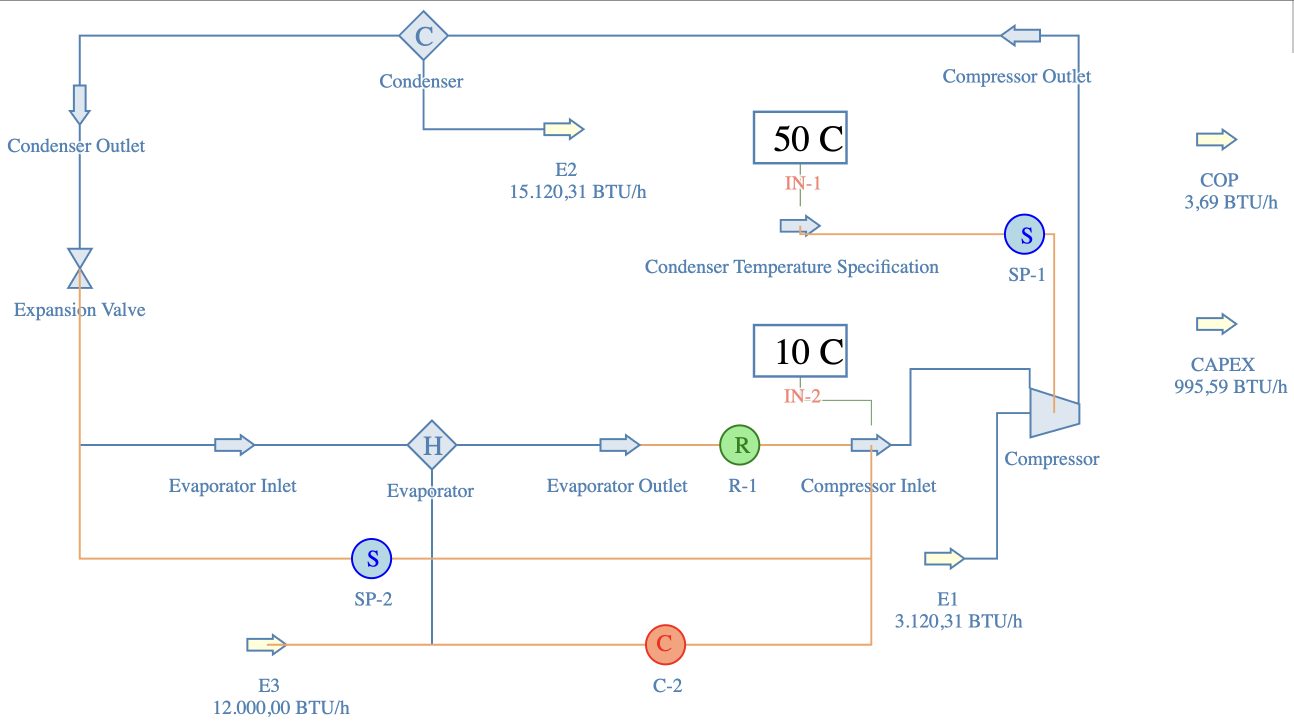
#> input picture docs/images/air_cooling.png, 2588 x 1442 px (shown at 1/2 size)
$ python images_resizer.py
#> lines starting #> are read from the running program, lines starting #| are printed output that depends on the picture
from PIL import Image
from pathlib import Path

# Root directory (where this script and images are)
ROOT = Path().resolve()
THUMBS = ROOT / "thumbs"
THUMBS.mkdir(exist_ok=True)

# Target image width
TARGET_W = 300

# Explicitly name all the image files you're trying to resize
# images = [
#     "shower_oi.gif",
#     "dma-mr.PNG",
#     "m-DAC_ProcessPFD.png",
#     "aspen_flowsheet.png",
#     "unisim_flowsheet.png",
#     "H_SOEC.png",
# ]
images = [
    "air_cooling.png",
]

# Resize each image
for name in images:
    img_path = ROOT / name
    if not img_path.exists():
        print(f"❌ File not found: {img_path}")
        continue

    try:
        im = Image.open(img_path)
#> im is the input picture: PIL image 2588x1442 RGBA; mean R, G, B, A 250, 250.7, 251.5, 255
        w, h = im.size
#> w = 2588; h = 1442
        new_h = int(h * TARGET_W / w)
#> new_h = 167
        im = im.resize((TARGET_W, new_h), Image.LANCZOS)
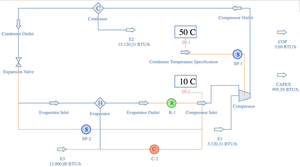
#> im: PIL image 300x167 RGBA; mean R, G, B, A 249.6, 250.4, 251.2, 255
        im.save(THUMBS / name)
        print(f"✅ Resized: {name}")
    except Exception as e:
        print(f"⚠️ Error processing {name}: {e}")

$ run again, with docs/images/shower_oi.gif saved as docs/images/air_cooling.png
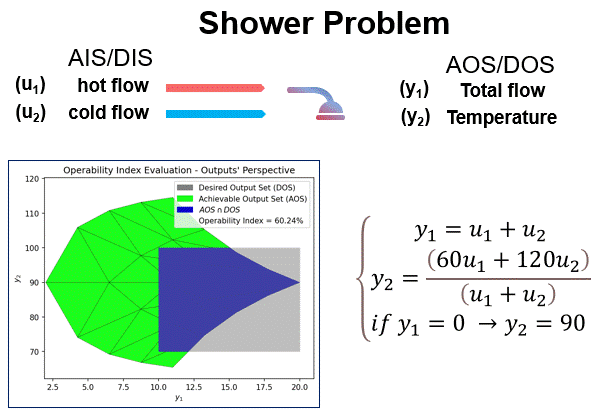
#> input picture docs/images/shower_oi.gif, 600 x 416 px
#> im is the input picture: PIL image 600x416 P; mean R, G, B, A 219.3, 233.3, 223.8, 255
#> `im = im.resize((TARGET_W, new_h), Image.LANCZOS)`:
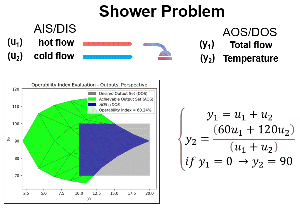
#> im: PIL image 300x208 P; mean R, G, B, A 219.3, 233.2, 223.7, 255

$ run again, with docs/images/dma-mr.PNG copied over docs/images/air_cooling.png
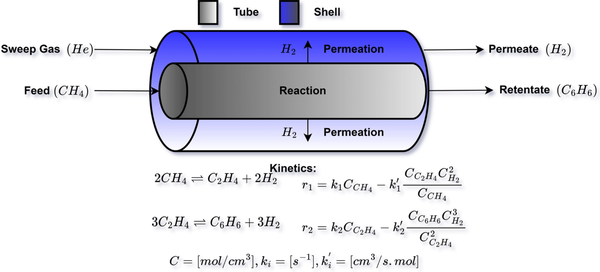
#> input picture docs/images/dma-mr.PNG, 600 x 272 px
#> im is the input picture: PIL image 600x272 RGBA; mean R, G, B, A 223.8, 223.8, 234.1, 255
#> `im = im.resize((TARGET_W, new_h), Image.LANCZOS)`:
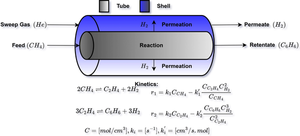
#> im: PIL image 300x136 RGBA; mean R, G, B, A 223.6, 223.6, 233.8, 255

$ run again, with docs/images/m-DAC_ProcessPFD.png copied over docs/images/air_cooling.png
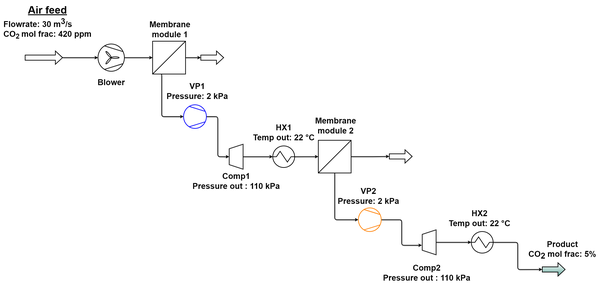
#> input picture docs/images/m-DAC_ProcessPFD.png, 600 x 287 px
#> im is the input picture: PIL image 600x287 RGBA; mean R, G, B, A 249.3, 249.2, 249.3, 255
#> `im = im.resize((TARGET_W, new_h), Image.LANCZOS)`:
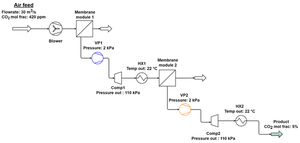
#> im: PIL image 300x143 RGBA; mean R, G, B, A 248.9, 248.8, 248.9, 255
